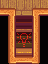

Tiled map render using the project's own tile images. Description and the whole map definition, tile-layer contents included, below:
An orthogonal 3x4 tile map with 16x16 px tiles, 5 tile layers (Back, Buildings, Paths, Front, ...), 4 tilesets.

<map version="1.8" tiledversion="1.8.4" orientation="orthogonal" renderorder="left-down" width="3" height="4" tilewidth="16" tileheight="16" infinite="0" nextlayerid="12" nextobjectid="8">
 <properties>
  <property name="Doors" value="5 4 townInterior 120" />
  <property name="Light" value="7 5 4" />
  <property name="Warp" value="48 17 Custom_Si_MR_Morris_CCRoom 5 2" />
 </properties>
 <tileset firstgid="1" name="townInterior" tilewidth="16" tileheight="16" tilecount="2176" columns="32">
  <image source="townInterior.png" width="512" height="1088" />
 </tileset>
 <tileset firstgid="2177" name="walls_and_floors" tilewidth="16" tileheight="16" tilecount="560" columns="16">
  <image source="walls_and_floors.png" width="256" height="560" />
  <tile id="400">
   <properties>
    <property name="Type" value="Wood" />
   </properties>
  </tile>
  <tile id="401">
   <properties>
    <property name="Type" value="Wood" />
   </properties>
  </tile>
  <tile id="416">
   <properties>
    <property name="Type" value="Wood" />
   </properties>
  </tile>
  <tile id="417">
   <properties>
    <property name="Type" value="Wood" />
   </properties>
  </tile>
 </tileset>
 <tileset firstgid="2737" name="furniture" tilewidth="16" tileheight="16" tilecount="2976" columns="32">
  <image source="furniture.png" width="512" height="1488" />
  <tile id="103" type="default">
   <properties>
    <property name="Direction" value="Right" />
   </properties>
  </tile>
 </tileset>
 <tileset firstgid="5713" name="paths" tilewidth="16" tileheight="16" tilecount="32" columns="4">
  <image source="paths.png" width="64" height="128" />
 </tileset>
 <layer id="1" name="Back" width="3" height="4">
  <data encoding="csv">
2147,256,2147,
1,1073742900,1,
1,1073742868,1,
1,1044,1
</data>
 </layer>
 <objectgroup id="2" name="Back" />
 <layer id="3" name="Buildings" width="3" height="4">
  <data encoding="csv">
0,0,0,
1610612902,0,2684354726,
1610612902,0,2684354726,
536871075,166,2684354723
</data>
 </layer>
 <objectgroup id="4" name="Buildings" />
 <layer id="5" name="Paths" width="3" height="4">
  <data encoding="csv">
0,0,0,
0,0,0,
0,5721,0,
0,0,0
</data>
 </layer>
 <objectgroup id="6" name="Paths" />
 <layer id="7" name="Front" width="3" height="4">
  <data encoding="csv">
163,0,2147483811,
0,0,0,
0,0,0,
0,0,0
</data>
 </layer>
 <objectgroup id="8" name="Front" />
 <layer id="9" name="AlwaysFront" width="3" height="4">
  <data encoding="csv">
0,0,0,
0,0,0,
0,0,0,
0,0,0
</data>
 </layer>
 <objectgroup id="10" name="AlwaysFront" />
</map>
